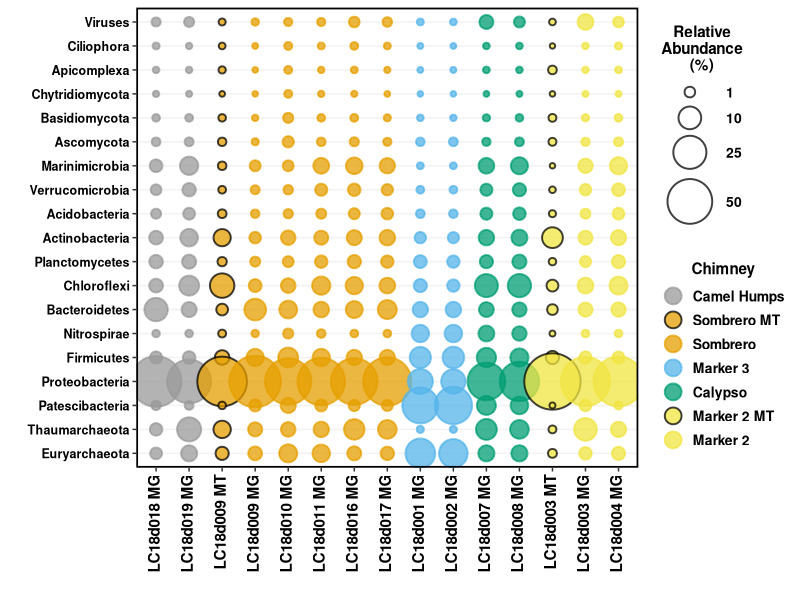
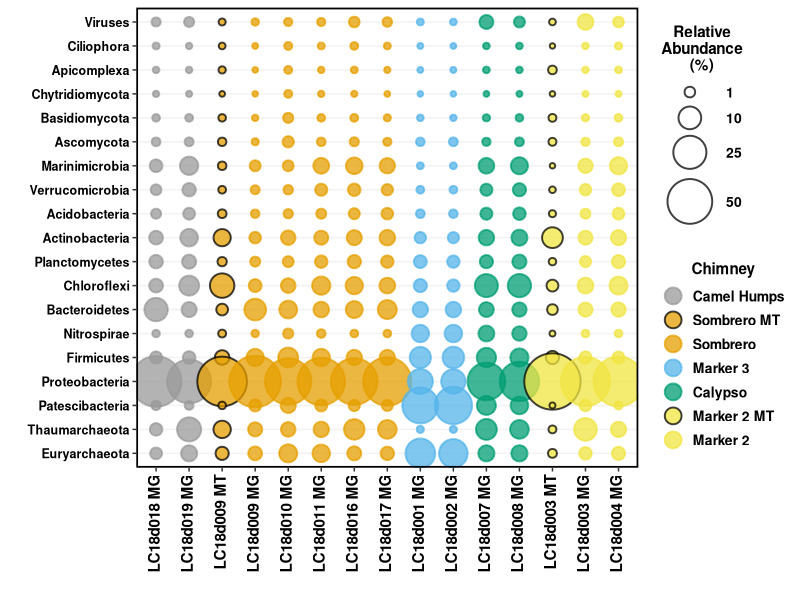
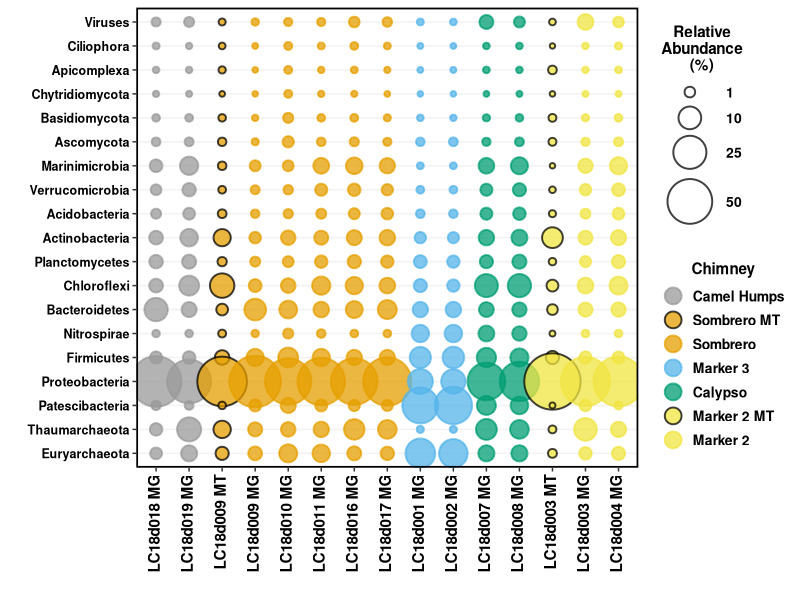

Reproduce these figures in R, in order.
# following tutorial from Jackie Zorz https://jkzorz.github.io/2019/06/05/Bubble-plots.html

library(ggplot2)
library(reshape2)

# first column are samples, second column is a factor (Chimney), first row is a factor (Taxa), second row are variable labels (ASVs)
pc = read.csv("bubbles-kaiju-v2.csv", header = TRUE)

#convert data frame from a "wide" format to a "long" format
pcm = melt(pc, id.vars = c("Sample", "Chimney"))

#Keep the order of samples from your excel sheet:
pcm$Sample <- factor(pcm$Sample,levels=unique(pcm$Sample))

#specify order of chimneys
pcm$Chimney = factor(pcm$Chimney, levels = c("Camel Humps", "Sombrero MT", "Sombrero", "Marker 3", "Calypso", "Marker 2 MT", "Marker 2"))

#manually add Taxa factor level
pcm$Taxa = factor(c("Proteobacteria","Euryarchaeota","Bacteroidetes","Actinobacteria","Chloroflexi","Thaumarchaeota","Basidiomycota","Firmicutes","Ascomycota","Marinimicrobia","Ciliophora","Nitrospirae","Viruses","Planctomycetes","Apicomplexa","Verrucomicrobia","Chytridiomycota","Acidobacteria","Patescibacteria"))

# colors
cbPalette <- c("#999999", "#E69F00", "#E69F00", "#56B4E9", "#009E73", "#F0E442", "#F0E442", "#0072B2", "#D55E00", "#CC79A7")
outline1 <- c("black","#E69F00","black","black","black", "#F0E442","black")
outline2 <- c("#999999","black","#E69F00","#56B4E9","#009E73", "black","#F0E442")

xx = ggplot(pcm, aes(x = Sample, y = variable)) + 
  geom_point(aes(size = value, fill = Chimney, color = Chimney), alpha = 0.75, shape = 21, stroke=1) + 
  scale_fill_manual(values = cbPalette, guide = guide_legend(override.aes = list(size=5))) +
  scale_color_manual(values = outline2) +
  scale_size_continuous(limits = c(0.001, 100), range=c(1,20), breaks = c(1,10,25,50), labels=scales::number_format(accuracy=1)) + 
  labs( x= "", y = "", size = "Relative\nAbundance\n(%)", fill = "Chimney")  +
  theme(legend.key=element_blank(), 
        axis.text.x = element_text(colour = "black", size = 11, face = "bold", angle = 90, vjust = 0.3, hjust = 1), 
        axis.text.y = element_text(colour = "black", face = "bold", size = 9), 
        legend.text = element_text(size = 10, face ="bold", colour ="black"), 
        legend.title = element_text(size = 11, face = "bold"), panel.background = element_blank(), 
        panel.border = element_rect(colour = "black", fill = NA, size = 1.2), 
        legend.position = "right", panel.grid.major.y = element_line(colour = "grey95"),
        legend.title.align = 0.5) +  
  scale_y_discrete(limits = rev(levels(pcm$variable)))

xx

ggsave("bubbles-kaiju-v2.svg")
ggsave("bubbles-kaiju-v2.png")